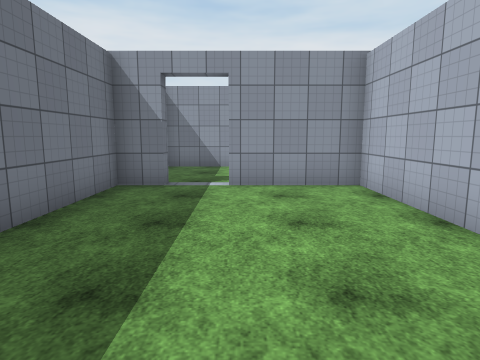
[1] (above)

22 first-person views from a walk through a 3-D level made in the Unity game engine. The camera is 1.5 m above the floor, tilts 8° down and sees 75° across. The floor is counted in squares, 1.33 m on a side. Each view is taken from the middle of a square. On the plan, view 1 faces up. The plan holds only what a view shows up to about 13 squares ahead; the rest is blank. The place goes on beyond the plan. The player is left out. Some surface patterns are stand-ins.

[2]
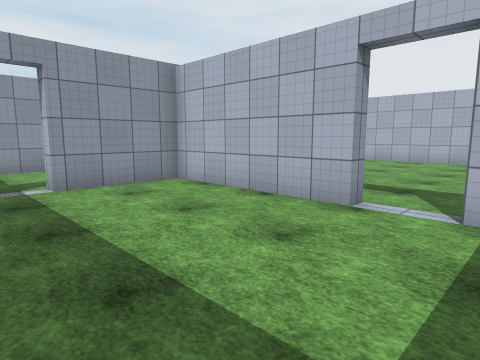

[3]
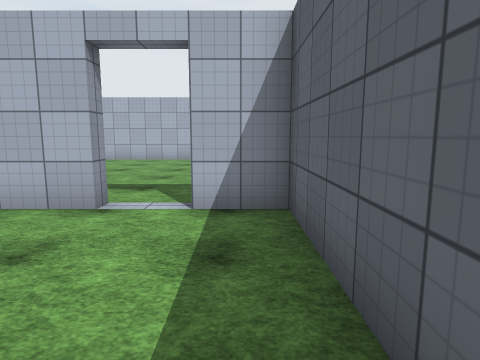

[4]
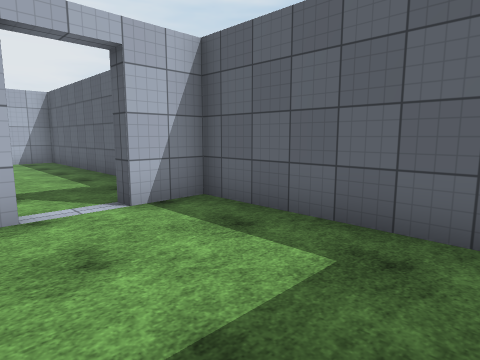

[5]
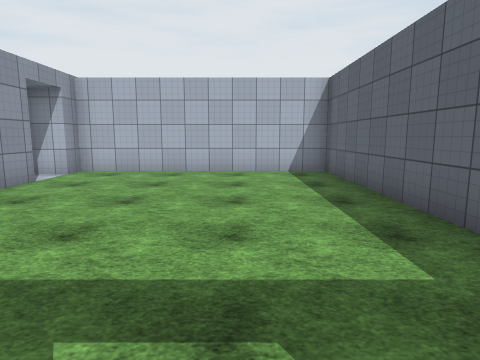

[6]
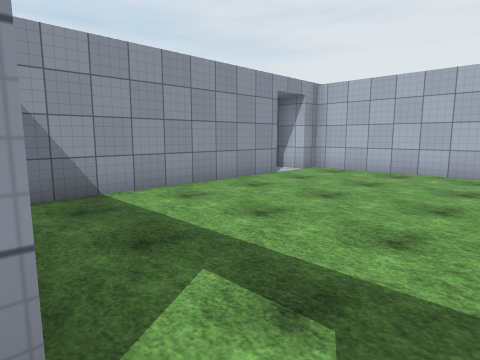

[7]
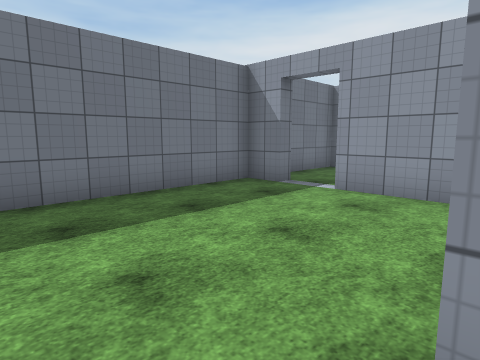

[8]
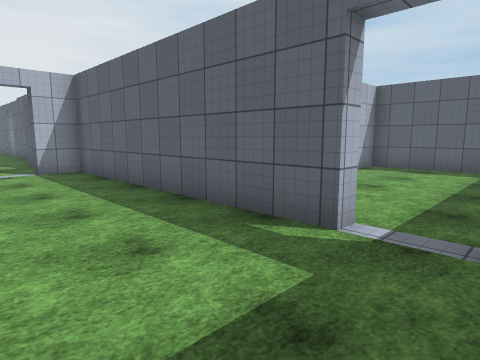

[9]
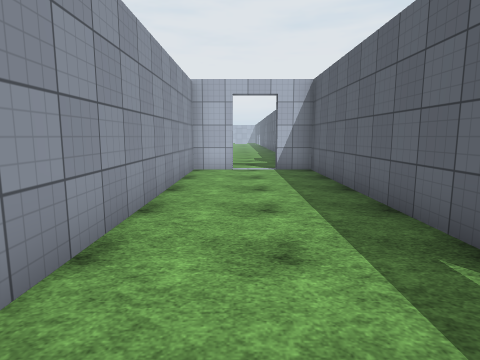

[10]
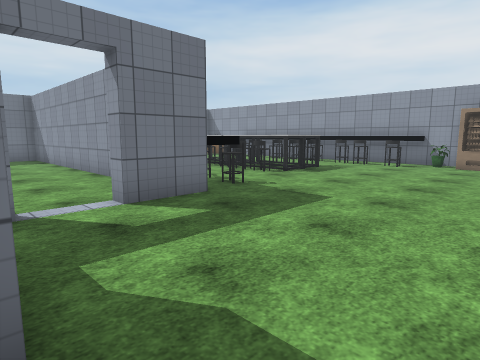

[11]
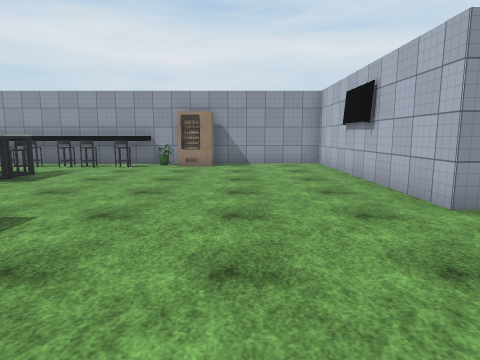

[12]
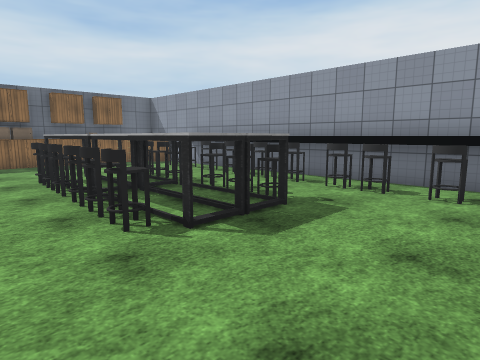

[13]
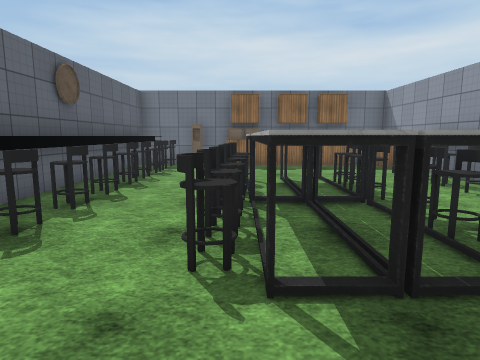

[14]
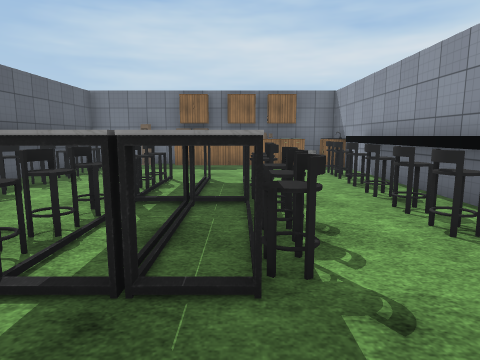

[15]
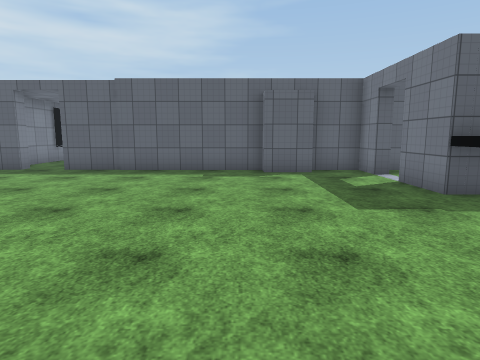

[16]
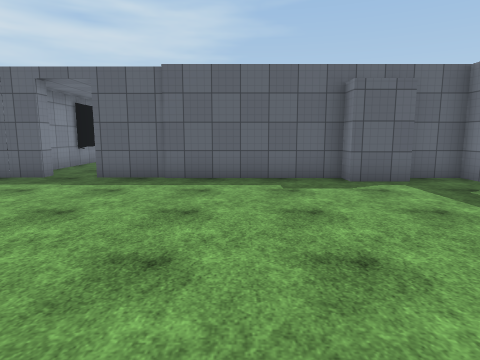

[17]
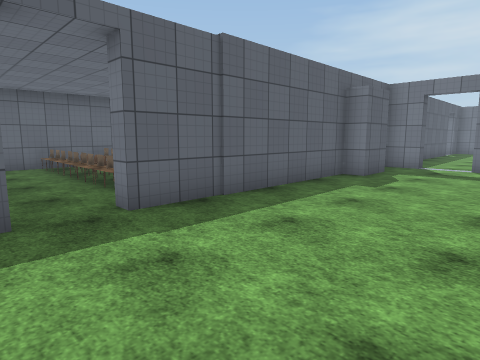

[18]
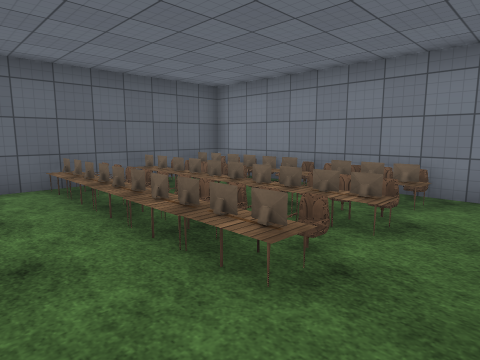

[19]
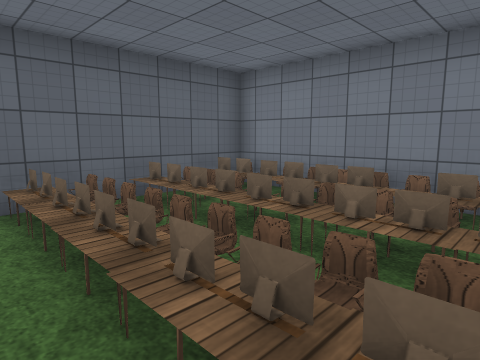

[20]
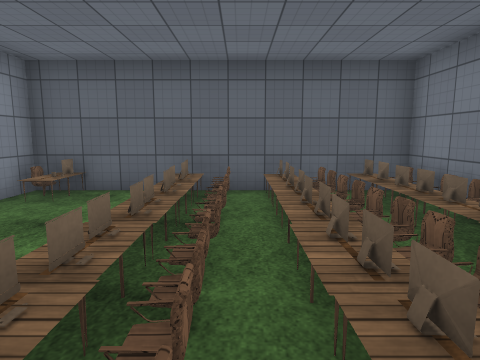

[21]
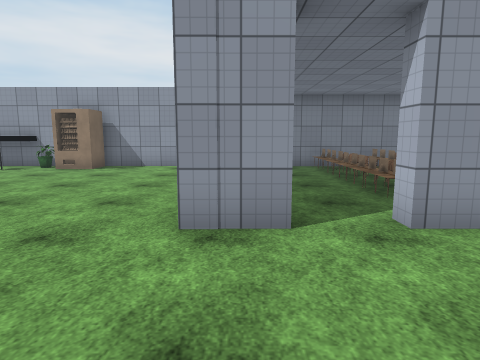

[22]
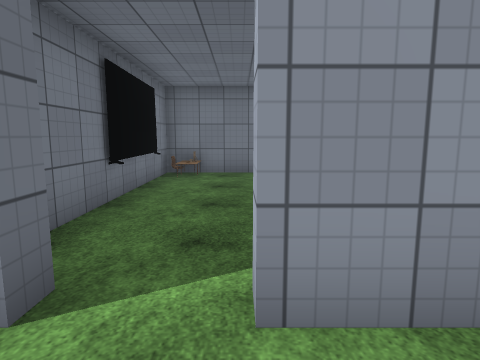

### Floor plan
Ten units are one square. View 1 is at (0, 0); x grows to the right and y downward. Boxes are objects, and circles mark ways between rooms. Rooms are numbered by the first view taken in them; rooms with no view inside come last. Other rooms are left out.
<svg viewBox="-33 -224 253 237">
<path fill="none" stroke="#000" d="M28 -22 28 -71 -3 -71M-16 8 28 8 28 -7M-17 -71 -28 -71 -28 -16M65 8 130 8 130 -71 123 -71 123 -82M32 -22 28 -22M108 -71 41 -71M28 -7 32 -7M-3 -71 -3 -76 86 -76 86 -88M-17 -76 -17 -71M86 -103 86 -116 -28 -116 -28 -90M90 -126 90 -103 86 -103M83 -120 91 -120M106 -83 122 -83 122 -76 189 -76 189 -70M86 -88 90 -88 90 -76 106 -76M186 -142 186 -137 173 -137 173 -218 -28 -218 -28 -120 50 -120M135 -62 135 5 213 5 213 -5M104 -219 104 -213 85 -213M76 -213 65 -213M215 -137 201 -137 201 -142M204 -70 204 -76 215 -76M26 -213 16 -213M215 -218 177 -218 177 -155M213 -29 213 -51"/>
<rect x="-25" y="-135" width="10" height="10" fill="#bbb"><title>other object</title></rect>
<rect x="-25" y="-155" width="10" height="10" fill="#bbb"><title>counter</title></rect>
<rect x="-25" y="-165" width="10" height="10" fill="#bbb"><title>counter</title></rect>
<rect x="-25" y="-175" width="10" height="10" fill="#bbb"><title>counter</title></rect>
<rect x="-25" y="-185" width="10" height="10" fill="#bbb"><title>counter</title></rect>
<rect x="-25" y="-195" width="10" height="10" fill="#bbb"><title>other object</title></rect>
<rect x="-25" y="-205" width="10" height="10" fill="#bbb"><title>other object</title></rect>
<rect x="-25" y="-215" width="10" height="10" fill="#bbb"><title>sink</title></rect>
<rect x="-15" y="-135" width="10" height="10" fill="#bbb"><title>chair</title></rect>
<rect x="-15" y="-205" width="10" height="10" fill="#bbb"><title>counter</title></rect>
<rect x="-15" y="-215" width="10" height="10" fill="#bbb"><title>other object</title></rect>
<rect x="-5" y="-135" width="10" height="10" fill="#bbb"><title>chair</title></rect>
<rect x="5" y="-135" width="20" height="10" fill="#bbb"><title>chair</title></rect>
<rect x="5" y="-215" width="10" height="10" fill="#bbb"><title>chair</title></rect>
<rect x="15" y="-165" width="20" height="10" fill="#bbb"><title>chair</title></rect>
<rect x="15" y="-175" width="30" height="10" fill="#bbb"><title>table</title></rect>
<rect x="15" y="-185" width="10" height="10" fill="#bbb"><title>chair</title></rect>
<rect x="25" y="-135" width="10" height="10" fill="#bbb"><title>chair</title></rect>
<rect x="25" y="-185" width="10" height="10" fill="#bbb"><title>chair</title></rect>
<rect x="25" y="-215" width="10" height="10" fill="#bbb"><title>chair</title></rect>
<rect x="35" y="-135" width="10" height="10" fill="#bbb"><title>chair</title></rect>
<rect x="35" y="-165" width="10" height="10" fill="#bbb"><title>chair</title></rect>
<rect x="35" y="-185" width="10" height="10" fill="#bbb"><title>chair</title></rect>
<rect x="35" y="-215" width="10" height="10" fill="#bbb"><title>chair</title></rect>
<rect x="45" y="-135" width="10" height="10" fill="#bbb"><title>chair</title></rect>
<rect x="45" y="-175" width="40" height="10" fill="#bbb"><title>table</title></rect>
<rect x="45" y="-185" width="10" height="10" fill="#bbb"><title>table</title></rect>
<rect x="45" y="-215" width="10" height="10" fill="#bbb"><title>chair</title></rect>
<rect x="55" y="-135" width="10" height="10" fill="#bbb"><title>chair</title></rect>
<rect x="55" y="-165" width="10" height="10" fill="#bbb"><title>chair</title></rect>
<rect x="55" y="-185" width="10" height="10" fill="#bbb"><title>chair</title></rect>
<rect x="55" y="-215" width="10" height="10" fill="#bbb"><title>chair</title></rect>
<rect x="65" y="-135" width="10" height="10" fill="#bbb"><title>other object</title></rect>
<rect x="65" y="-165" width="10" height="10" fill="#bbb"><title>chair</title></rect>
<rect x="65" y="-185" width="10" height="10" fill="#bbb"><title>chair</title></rect>
<rect x="75" y="-135" width="20" height="10" fill="#bbb"><title>chair</title></rect>
<rect x="75" y="-185" width="10" height="10" fill="#bbb"><title>chair</title></rect>
<rect x="75" y="-215" width="10" height="10" fill="#bbb"><title>chair</title></rect>
<rect x="85" y="-205" width="10" height="10" fill="#bbb"><title>chair</title></rect>
<rect x="95" y="-205" width="10" height="10" fill="#bbb"><title>chair</title></rect>
<rect x="105" y="-215" width="10" height="10" fill="#bbb"><title>plant</title></rect>
<rect x="115" y="-215" width="10" height="10" fill="#bbb"><title>other object</title></rect>
<rect x="135" y="-15" width="10" height="10" fill="#bbb"><title>other object</title></rect>
<rect x="135" y="-25" width="10" height="10" fill="#bbb"><title>chair</title></rect>
<rect x="135" y="-35" width="10" height="10" fill="#bbb"><title>other object</title></rect>
<rect x="135" y="-45" width="10" height="10" fill="#bbb"><title>chair</title></rect>
<rect x="135" y="-55" width="10" height="10" fill="#bbb"><title>other object</title></rect>
<rect x="145" y="-5" width="10" height="10" fill="#bbb"><title>other object</title></rect>
<rect x="145" y="-15" width="10" height="10" fill="#bbb"><title>chair</title></rect>
<rect x="145" y="-25" width="10" height="10" fill="#bbb"><title>chair</title></rect>
<rect x="145" y="-35" width="10" height="10" fill="#bbb"><title>chair</title></rect>
<rect x="145" y="-45" width="10" height="10" fill="#bbb"><title>chair</title></rect>
<rect x="145" y="-55" width="10" height="10" fill="#bbb"><title>chair</title></rect>
<rect x="145" y="-65" width="10" height="10" fill="#bbb"><title>computer</title></rect>
<rect x="155" y="-15" width="10" height="10" fill="#bbb"><title>computer</title></rect>
<rect x="165" y="-5" width="10" height="10" fill="#bbb"><title>chair</title></rect>
<rect x="165" y="-15" width="10" height="10" fill="#bbb"><title>chair</title></rect>
<rect x="165" y="-35" width="10" height="10" fill="#bbb"><title>chair</title></rect>
<rect x="165" y="-55" width="10" height="10" fill="#bbb"><title>chair</title></rect>
<rect x="175" y="-15" width="10" height="10" fill="#bbb"><title>computer</title></rect>
<rect x="175" y="-35" width="10" height="10" fill="#bbb"><title>computer</title></rect>
<rect x="175" y="-55" width="10" height="10" fill="#bbb"><title>computer</title></rect>
<rect x="175" y="-215" width="10" height="10" fill="#bbb"><title>other object</title></rect>
<rect x="195" y="-5" width="10" height="10" fill="#bbb"><title>computer</title></rect>
<rect x="205" y="-195" width="10" height="10" fill="#bbb"><title>other object</title></rect>
<rect x="205" y="-215" width="10" height="10" fill="#bbb"><title>other object</title></rect>
<circle cx="30" cy="-15" r="3" fill="#2a7"/>
<circle cx="-10" cy="-70" r="3" fill="#2a7"/>
<circle cx="90" cy="-95" r="3" fill="#2a7"/>
<text x="0" y="-30">1</text>
<text x="80" y="-30">2</text>
<text x="30" y="-90">3</text>
<text x="120" y="-130">4</text>
</svg>
Room 1 opens to room 2. Room 1 opens to room 3. Room 3 opens to room 4.

Where each view was taken, in squares from view 1:
view 1: 0 up, 0 right, facing up
view 2: 0 up, 2 left, facing up-right
view 3: 0 up, 2 left, facing right
view 4: 3 up, 2 left, facing down-right
view 5: 2 up, 3 right, facing right
view 6: 1 up, 3 right, facing up-right
view 7: 1 up, 3 right, facing up-left
view 8: 11 up, 2 left, facing down-right
view 9: 10 up, 2 left, facing right
view 10: 8 up, 14 right, facing up-left
view 11: 9 up, 14 right, facing up
view 12: 14 up, 11 right, facing up-left
view 13: 16 up, 10 right, facing left
view 14: 18 up, 10 right, facing left
view 15: 18 up, 13 right, facing down
view 16: 16 up, 15 right, facing down
view 17: 12 up, 21 right, facing down-left
view 18: 7 up, 20 right, facing down-left
view 19: 5 up, 19 right, facing down-left
view 20: 6 up, 17 right, facing down
view 21: 10 up, 18 right, facing up
view 22: 12 up, 20 right, facing up
